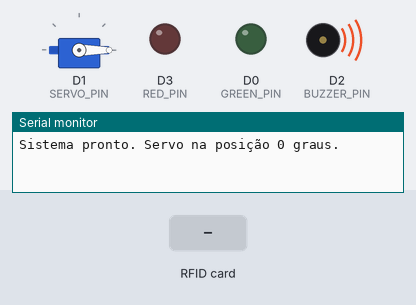
Recording of a sketch running on a simulated ESP8266 (NodeMCU). On the bench: servo, output pins drawn as LEDs (lit = HIGH), buzzer (waves = sounding, pin HIGH), the last lines printed to the serial monitor. Inputs (shaded band) come from the test bench.

Above: at 2.3 s.
2.4 s: RFID card 5E 7A 19 C4 held to the reader
At 2.92 s:
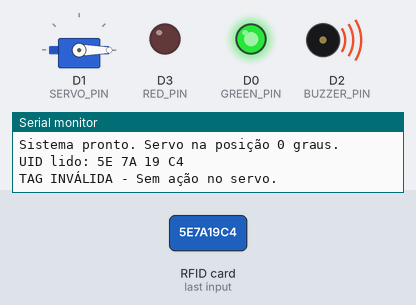
5.4 s: RFID card A2 3E 86 1D held to the reader
At 6.5 s:
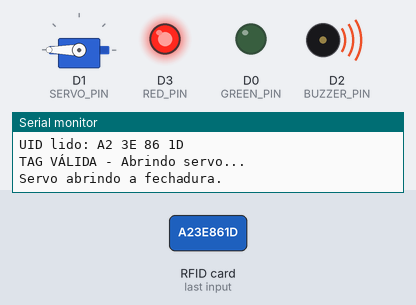
10.6 s: RFID card A3 81 17 A3 held to the reader
At 17.5 s:
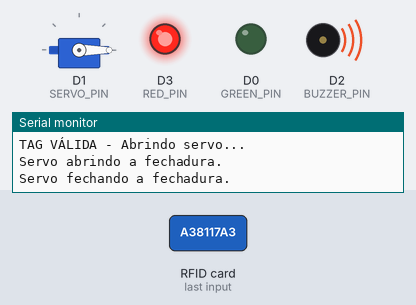
Timing chart, 0 to 19.6 s (numbered marks = the images above; inputs shaded):
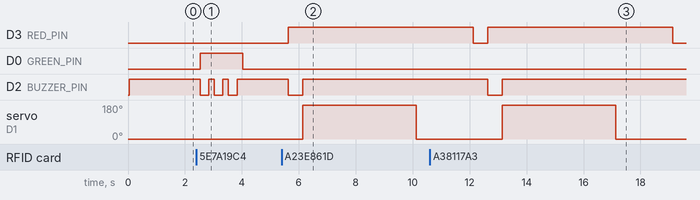

Measured:
- after the input at 2.4 s, D0 (GREEN_PIN): LOW → HIGH after 0.13 s, → LOW 1.5 s later; D2 (BUZZER_PIN): alternates HIGH for 0.20 s and LOW for 0.30 s, 6 changes in all, then stays HIGH, starting after 0.13 s
- after the input at 5.4 s, D3 (RED_PIN): LOW → HIGH after 0.23 s; D2 (BUZZER_PIN): HIGH → LOW after 0.23 s, → HIGH 0.50 s later; servo on D1 (SERVO_PIN): 0° → 180° after 0.73 s, → 0° 4.0 s later
- after the input at 10.6 s, D2 (BUZZER_PIN): HIGH → LOW after 2.0 s, → HIGH 0.50 s later; servo on D1 (SERVO_PIN): 0° → 180° after 2.5 s, → 0° 4.0 s later

The sketch:

C_digo_Projeto_no_Arduino_IDE.ino
```cpp
#include <SPI.h>
#include <MFRC522.h>
#include <Servo.h>

#define SS_PIN  D8
#define RST_PIN D4
#define RED_PIN    D3
#define GREEN_PIN  D0
#define BUZZER_PIN D2
#define SERVO_PIN  D1

MFRC522 rfid(SS_PIN, RST_PIN);
Servo meuServo;

const byte tag_valida_1[4] = {0xA2, 0x3E, 0x86, 0x1D};
const byte tag_valida_2[4] = {0xA3, 0x81, 0x17, 0xA3};

void setup() {
  Serial.begin(115200);
  SPI.begin();
  rfid.PCD_Init();

  pinMode(BUZZER_PIN, OUTPUT);
  digitalWrite(BUZZER_PIN, HIGH);
  pinMode(RED_PIN, OUTPUT);
  pinMode(GREEN_PIN, OUTPUT);
  apagaLED();

  delay(100);
  meuServo.attach(SERVO_PIN);
  meuServo.write(0);        // Posiciona servo em 0 graus (fechado)
  delay(1000);              // Aguarda servo se posicionar
  meuServo.detach();        // Desliga sinal PWM para evitar movimento indesejado

  Serial.println("Sistema pronto. Servo na posição 0 graus.");
}

void loop() {
  if (!rfid.PICC_IsNewCardPresent() || !rfid.PICC_ReadCardSerial()) {
    delay(250);
    return;
  }

  Serial.print("UID lido: ");
  for (byte i = 0; i < rfid.uid.size; i++) {
    Serial.print(rfid.uid.uidByte[i] < 0x10 ? "0" : "");
    Serial.print(rfid.uid.uidByte[i], HEX);
    Serial.print(" ");
  }
  Serial.println();

  if (rfid.uid.size == 4 && (comparaUID(tag_valida_1, 4) || comparaUID(tag_valida_2, 4))) {
    Serial.println("TAG VÁLIDA - Abrindo servo...");
    acendeLED(1, 0);
    buzina(500, false);

    meuServo.attach(SERVO_PIN);
    meuServo.write(180);
    Serial.println("Servo abrindo a fechadura.");
    delay(2000);
    meuServo.detach();
    delay(2000);
    meuServo.attach(SERVO_PIN);
    meuServo.write(0);
    Serial.println("Servo fechando a fechadura.");
    delay(2000);
    meuServo.detach();

  } else {
    Serial.println("TAG INVÁLIDA - Sem ação no servo.");
    acendeLED(0, 1);
    buzinaNegado();
  }

  apagaLED();
  delay(500);

  rfid.PICC_HaltA();
  rfid.PCD_StopCrypto1();
}

bool comparaUID(const byte *ref, byte tamanho) {
  if (rfid.uid.size != tamanho) return false;
  for (byte i = 0; i < tamanho; i++) {
    if (rfid.uid.uidByte[i] != ref[i]) return false;
  }
  return true;
}

void acendeLED(bool vermelho, bool verde) {
  digitalWrite(RED_PIN, vermelho ? HIGH : LOW);
  digitalWrite(GREEN_PIN, verde ? HIGH : LOW);
}

void apagaLED() {
  digitalWrite(RED_PIN, LOW);
  digitalWrite(GREEN_PIN, LOW);
}

void buzina(int tempo_ms, bool pulsando) {
  if (!pulsando) {
    digitalWrite(BUZZER_PIN, LOW);
    delay(tempo_ms);
    digitalWrite(BUZZER_PIN, HIGH);
  } else {
    int tempo_total = 0;
    while (tempo_total < tempo_ms) {
      digitalWrite(BUZZER_PIN, LOW);
      delay(150);
      digitalWrite(BUZZER_PIN, HIGH);
      delay(150);
      tempo_total += 300;
    }
  }
}

void buzinaNegado() {
  for (int i = 0; i < 3; i++) {
    digitalWrite(BUZZER_PIN, LOW);
    delay(300);
    digitalWrite(BUZZER_PIN, HIGH);
    delay(200);
  }
}
```
